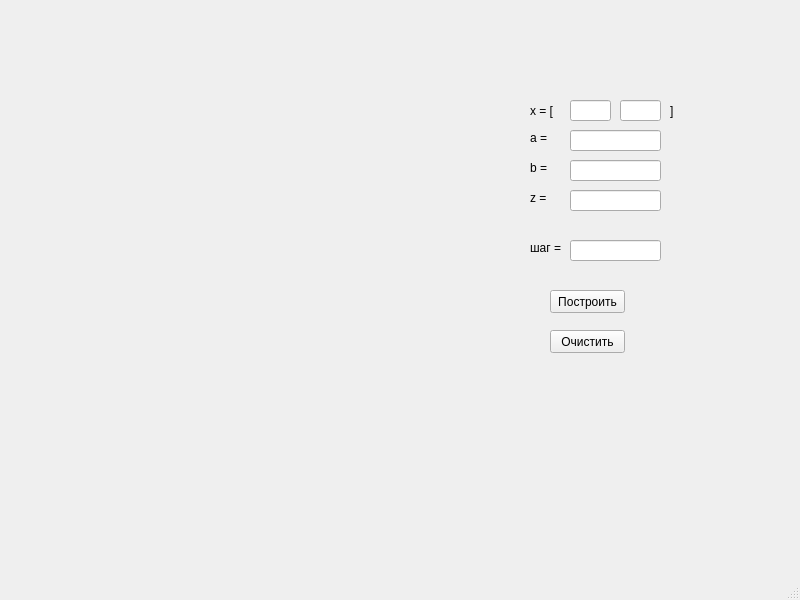
<?xml version="1.0" encoding="UTF-8"?>
<ui version="4.0">
 <class>MainWindow</class>
 <widget class="QMainWindow" name="MainWindow">
  <property name="geometry">
   <rect>
    <x>0</x>
    <y>0</y>
    <width>800</width>
    <height>600</height>
   </rect>
  </property>
  <property name="windowTitle">
   <string>MainWindow</string>
  </property>
  <widget class="QWidget" name="centralwidget">
   <widget class="QLineEdit" name="input_xBegin">
    <property name="geometry">
     <rect>
      <x>570</x>
      <y>100</y>
      <width>41</width>
      <height>21</height>
     </rect>
    </property>
   </widget>
   <widget class="QLineEdit" name="input_xEnd">
    <property name="geometry">
     <rect>
      <x>620</x>
      <y>100</y>
      <width>41</width>
      <height>21</height>
     </rect>
    </property>
   </widget>
   <widget class="QLabel" name="label">
    <property name="geometry">
     <rect>
      <x>530</x>
      <y>100</y>
      <width>31</width>
      <height>21</height>
     </rect>
    </property>
    <property name="text">
     <string>x = [</string>
    </property>
   </widget>
   <widget class="QLabel" name="label_2">
    <property name="geometry">
     <rect>
      <x>670</x>
      <y>100</y>
      <width>16</width>
      <height>21</height>
     </rect>
    </property>
    <property name="text">
     <string>]</string>
    </property>
   </widget>
   <widget class="QLineEdit" name="inputA">
    <property name="geometry">
     <rect>
      <x>570</x>
      <y>130</y>
      <width>91</width>
      <height>21</height>
     </rect>
    </property>
   </widget>
   <widget class="QLineEdit" name="inputB">
    <property name="geometry">
     <rect>
      <x>570</x>
      <y>160</y>
      <width>91</width>
      <height>21</height>
     </rect>
    </property>
   </widget>
   <widget class="QLineEdit" name="inputC">
    <property name="geometry">
     <rect>
      <x>570</x>
      <y>190</y>
      <width>91</width>
      <height>21</height>
     </rect>
    </property>
   </widget>
   <widget class="QLabel" name="label_3">
    <property name="geometry">
     <rect>
      <x>530</x>
      <y>130</y>
      <width>21</width>
      <height>16</height>
     </rect>
    </property>
    <property name="text">
     <string>a =</string>
    </property>
   </widget>
   <widget class="QLabel" name="label_4">
    <property name="geometry">
     <rect>
      <x>530</x>
      <y>160</y>
      <width>21</width>
      <height>16</height>
     </rect>
    </property>
    <property name="text">
     <string>b =</string>
    </property>
   </widget>
   <widget class="QLabel" name="label_5">
    <property name="geometry">
     <rect>
      <x>530</x>
      <y>190</y>
      <width>21</width>
      <height>16</height>
     </rect>
    </property>
    <property name="text">
     <string>z =</string>
    </property>
   </widget>
   <widget class="QLineEdit" name="input_step">
    <property name="geometry">
     <rect>
      <x>570</x>
      <y>240</y>
      <width>91</width>
      <height>21</height>
     </rect>
    </property>
    <property name="text">
     <string/>
    </property>
   </widget>
   <widget class="QLabel" name="label_6">
    <property name="geometry">
     <rect>
      <x>530</x>
      <y>240</y>
      <width>31</width>
      <height>16</height>
     </rect>
    </property>
    <property name="text">
     <string>шаг =</string>
    </property>
   </widget>
   <widget class="QPushButton" name="draw">
    <property name="geometry">
     <rect>
      <x>550</x>
      <y>290</y>
      <width>75</width>
      <height>23</height>
     </rect>
    </property>
    <property name="text">
     <string>Построить</string>
    </property>
   </widget>
   <widget class="QPushButton" name="clear">
    <property name="geometry">
     <rect>
      <x>550</x>
      <y>330</y>
      <width>75</width>
      <height>23</height>
     </rect>
    </property>
    <property name="text">
     <string>Очистить</string>
    </property>
   </widget>
   <widget class="QCustomPlot" name="widget" native="true">
    <property name="geometry">
     <rect>
      <x>10</x>
      <y>20</y>
      <width>471</width>
      <height>371</height>
     </rect>
    </property>
   </widget>
  </widget>
  <widget class="QStatusBar" name="statusbar"/>
 </widget>
 <customwidgets>
  <customwidget>
   <class>QCustomPlot</class>
   <extends>QWidget</extends>
   <header>qcustomplot.h</header>
   <container>1</container>
  </customwidget>
 </customwidgets>
 <resources/>
 <connections/>
</ui>
